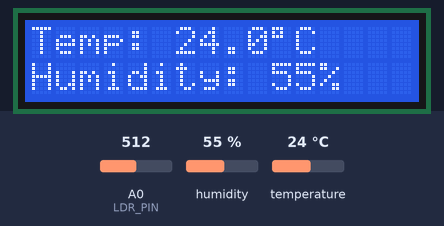
Recording of a sketch running on a simulated Arduino Uno, built with avr-gcc and run on an emulated ATmega328P. On the bench: 16×2 character LCD. Inputs (shaded band) come from the test bench; at power-on: humidity 55 %, A0 (LDR_PIN) = 512, temperature 24 °C. What the sketch prints to the serial monitor is not drawn.

Above: at 3.2 s.
3.3 s: humidity set to 22 %
At 8.6 s:
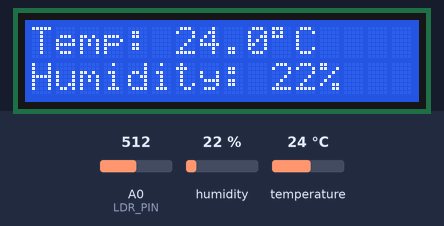
13.7 s: A0 (LDR_PIN) set to 716
At 22.0 s:
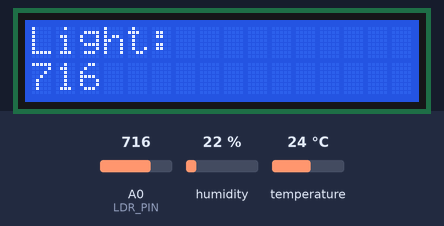
24.1 s: temperature set to 12 °C
At 28.2 s:
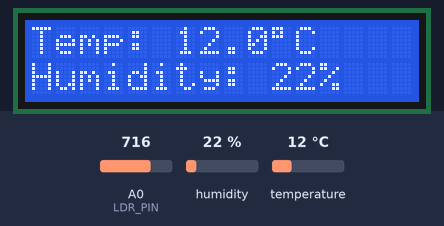
32.3 s: A0 (LDR_PIN) set to 900
At 36.7 s:
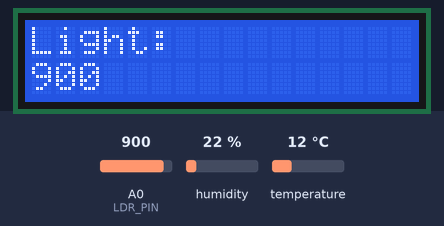
39.5 s: humidity set to 40 %
At 44.2 s:
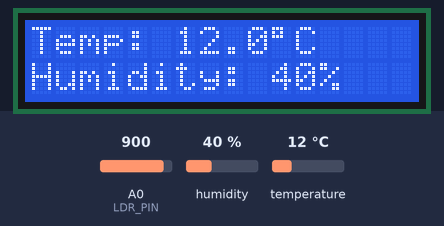
47.7 s: A0 (LDR_PIN) set to 1023
At 52.8 s:
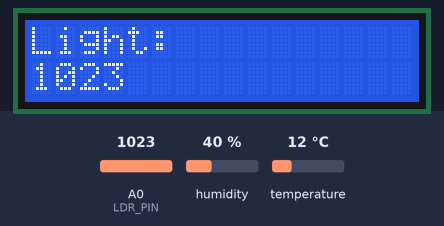
Timing chart, 0 to 54.3 s (numbered marks = the images above; inputs shaded):
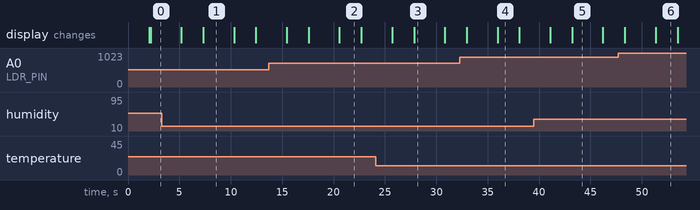

Measured:
- after the input at 3.3 s, the display: first differs from a run without the input after 4.0 s (image 1)
- after the input at 13.7 s, the display: first differs from a run without the input after 6.9 s (image 2)
- after the input at 24.1 s, the display: first differs from a run without the input after 3.7 s (image 3)
- after the input at 32.3 s, the display: first differs from a run without the input after 3.7 s (image 4)
- after the input at 39.5 s, the display: first differs from a run without the input after 3.7 s (image 5)
- after the input at 47.7 s, the display: first differs from a run without the input after 3.7 s (image 6)
- what the display in image 1 shows lasts 3.0 s, from 7.3 s to 10.3 s

The sketch:

weather_monitor.ino
```cpp
#include <DHT.h>
#include <LiquidCrystal.h>

// DHT11
#define DHT_PIN 2
#define DHT_TYPE DHT11

// LDR
#define LDR_PIN A0

// LCD: RS, E, D4, D5, D6, D7
LiquidCrystal lcd(7, 6, 5, 4, 3, 8);

DHT dht(DHT_PIN, DHT_TYPE);

void setup() {
  Serial.begin(9600);

  dht.begin();
  lcd.begin(16, 2);

  lcd.setCursor(0, 0);
  lcd.print("Weather Monitor");

  lcd.setCursor(0, 1);
  lcd.print("Starting...");

  delay(2000);
  lcd.clear();
}

void loop() {

  // Read sensors
  float temperature = dht.readTemperature();
  float humidity = dht.readHumidity();
  int lightIntensity = analogRead(LDR_PIN);

  // Check DHT11
  if (isnan(temperature) || isnan(humidity)) {

    lcd.clear();
    lcd.setCursor(0, 0);
    lcd.print("DHT11 Error!");

    Serial.println("Error: Failed to read from DHT11.");

    delay(2000);
    return;
  }

  // Serial Monitor
  Serial.println("IoT Weather Monitoring System");
  Serial.println("-----------------------------");

  Serial.print("Temperature: ");
  Serial.print(temperature);
  Serial.println(" C");

  Serial.print("Humidity: ");
  Serial.print(humidity);
  Serial.println(" %");

  Serial.print("Light Intensity: ");
  Serial.println(lightIntensity);

  Serial.println("-----------------------------");

  // LCD - Temperature
  lcd.clear();

  lcd.setCursor(0, 0);
  lcd.print("Temp: ");
  lcd.print(temperature, 1);
  lcd.print((char)223);
  lcd.print("C");

  lcd.setCursor(0, 1);
  lcd.print("Humidity: ");
  lcd.print(humidity, 0);
  lcd.print("%");

  delay(3000);

  // LCD - Light
  lcd.clear();

  lcd.setCursor(0, 0);
  lcd.print("Light:");

  lcd.setCursor(0, 1);
  lcd.print(lightIntensity);

  delay(2000);
}
```
